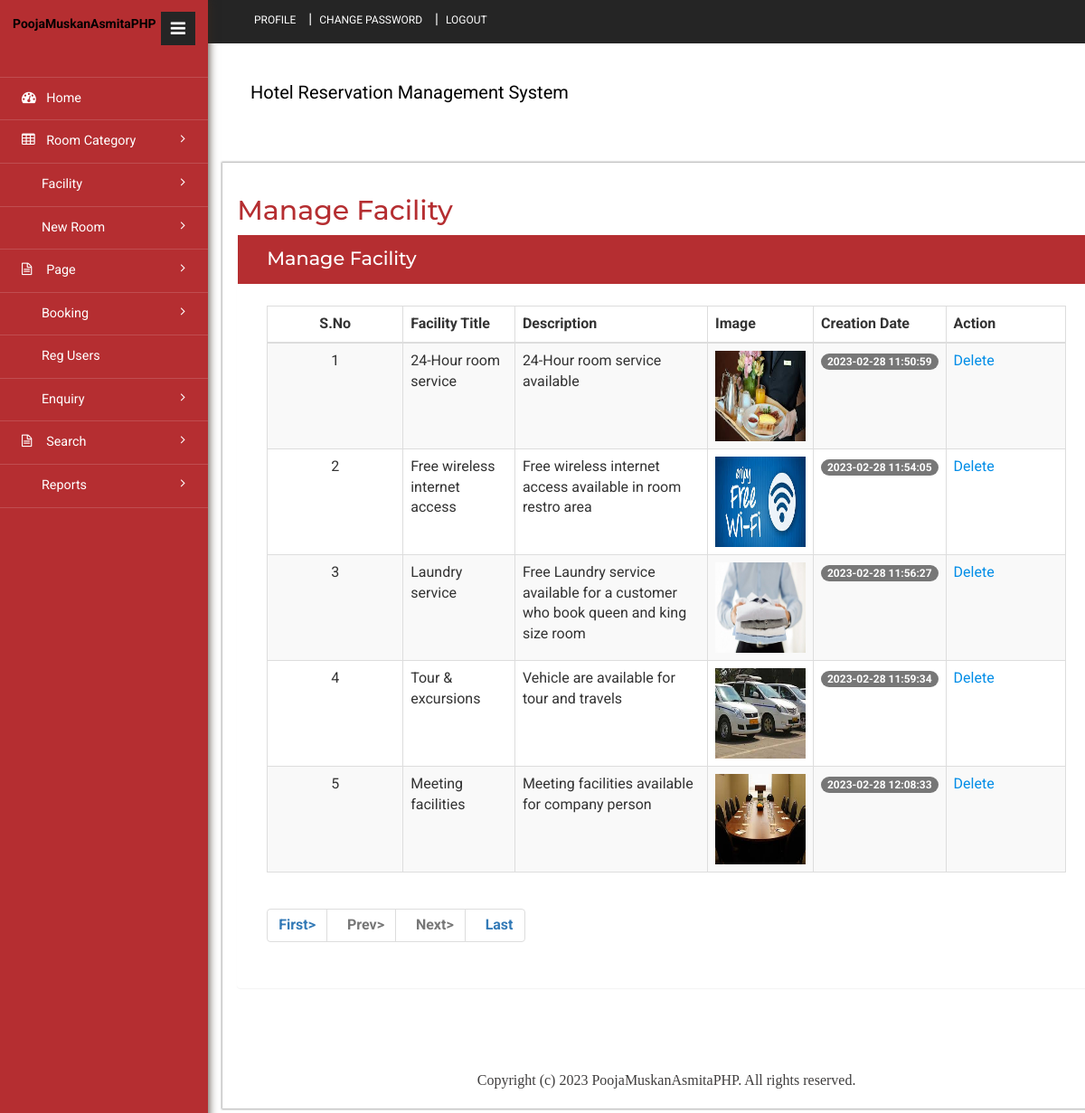
Screenshot of /admin/manage-facility.php (signed in) with the database file from the repository.
### tables this page shows
CREATE TABLE `tblfacility` (
  `ID` int(10) NOT NULL,
  `FacilityTitle` varchar(200) DEFAULT NULL,
  `Description` mediumtext DEFAULT NULL,
  `Image` varchar(200) DEFAULT NULL,
  `CreationDate` timestamp NULL DEFAULT current_timestamp()
);

### admin/manage-facility.php (the view, shortened to what this page needs)
<?php
include('includes/dbconnection.php');
if (strlen($_SESSION['hbmsaid']==0)) {
  header('location:logout.php');
  } else{
?>
<!DOCTYPE HTML>
<html>
<head>
<link href="css/bootstrap.min.css" rel='stylesheet' type='text/css' />
<link href="css/style.css" rel='stylesheet' type='text/css' />
<link href="css/font-awesome.css" rel="stylesheet">
<link rel="stylesheet" href="css/icon-font.min.css" type='text/css' />
</head>
<body>
   <div class="page-container">
	<div class="left-content">
	   <div class="inner-content">
			<?php include_once('includes/header.php');?>
			<div class="content">
<div class="women_main">
	<div class="grids">
					<div class="progressbar-heading grids-heading">
						<h2>Manage Facility</h2>
					</div>
					<div class="panel panel-widget forms-panel">
						<div class="forms">
							<div class="form-grids widget-shadow" data-example-id="basic-forms">
								<div class="form-title">
									<h4>Manage Facility </h4>
								</div>
								<div class="form-body">
									     <table class="table table-bordered table-striped table-vcenter js-dataTable-full-pagination">
                                <thead>
                                    <tr>
                                        <th class="text-center">S.No</th>
                                        <th>Facility Title</th>
                                        <th class="d-none d-sm-table-cell">Description</th>
                                        <th class="d-none d-sm-table-cell">Image</th>
                                        <th class="d-none d-sm-table-cell">Creation Date</th>
                                        <th class="d-none d-sm-table-cell" style="width: 15%;">Action</th>
                                       </tr>
                                </thead>
                                <tbody>
                                    <?php
                                    if (isset($_GET['pageno'])) {
            $pageno = $_GET['pageno'];
        } else {
            $pageno = 1;
        }
        $no_of_records_per_page = 10;
        $offset = ($pageno-1) * $no_of_records_per_page;
       $ret = "SELECT ID FROM tblfacility";
$query1 = $dbh -> prepare($ret);
$query1->execute();
$total_rows=$query1->rowCount();
$total_pages = ceil($total_rows / $no_of_records_per_page);
$sql="SELECT * from tblfacility LIMIT $offset, $no_of_records_per_page";
$query = $dbh -> prepare($sql);
$query->execute();
$results=$query->fetchAll(PDO::FETCH_OBJ);
$cnt=1;
if($query->rowCount() > 0)
{
foreach($results as $row)
{               ?>
                                    <tr>
                                        <td class="text-center"><?php echo htmlentities($cnt);?></td>
                                        <td class="font-w600"><?php  echo htmlentities($row->FacilityTitle);?></td>
                                        <td class="d-none d-sm-table-cell"><?php  echo htmlentities($row->Description);?></td>
                                         <td class="d-none d-sm-table-cell"><img src="images/<?php echo $row->Image;?>" width="100" height="100"></td>
                                        <td class="d-none d-sm-table-cell">
                                            <span class="badge badge-primary"><?php  echo htmlentities($row->CreationDate);?></span>
                                        </td>
                                         <td class="d-none d-sm-table-cell"><a href="manage-facility.php?delid=<?php echo ($row->ID);?>" onclick="return confirm('Do you really want to Delete ?');">Delete</a></td>
                                    </tr>
                                    <?php $cnt=$cnt+1;}} ?>
                                </tbody>
                            </table>
                            <div align="left">
    <ul class="pagination" >
        <li><a href="?pageno=1"><strong>First></strong></a></li>
        <li class="<?php if($pageno <= 1){ echo 'disabled'; } ?>">
            <a href="<?php if($pageno <= 1){ echo '#'; } else { echo "?pageno=".($pageno - 1); } ?>"><strong style="padding-left: 10px">Prev></strong></a>
        </li>
        <li class="<?php if($pageno >= $total_pages){ echo 'disabled'; } ?>">
            <a href="<?php if($pageno >= $total_pages){ echo '#'; } else { echo "?pageno=".($pageno + 1); } ?>"><strong style="padding-left: 10px">Next></strong></a>
        </li>
        <li><a href="?pageno=<?php echo $total_pages; ?>"><strong style="padding-left: 10px">Last</strong></a></li>
    </ul>
</div>
								</div>
							</div>
						</div>
					</div>
				</div>
<?php include_once('includes/footer.php');?>
</div>
</div>
		</div>
</div>
			<?php include_once('includes/sidebar.php');?>
							</div>
</body>
</html><?php }  ?>

### rows the page displays
tblfacility: FacilityTitle "24-Hour room service", Description "24-Hour room service available", Image (picture), CreationDate "2023-02-28 11:50:59"
tblfacility: FacilityTitle "Free wireless internet access", Description "Free wireless internet access available in room restro area", Image (picture), CreationDate "2023-02-28 11:54:05"
tblfacility: FacilityTitle "Laundry service", Description "Free Laundry service available for a customer who book queen and king size room", Image (picture), CreationDate "2023-02-28 11:56:27"
tblfacility: FacilityTitle "Tour & excursions", Description "Vehicle are available for tour and travels", Image (picture), CreationDate "2023-02-28 11:59:34"
tblfacility: FacilityTitle "Meeting facilities", Description "Meeting facilities available for company person", Image (picture), CreationDate "2023-02-28 12:08:33"
